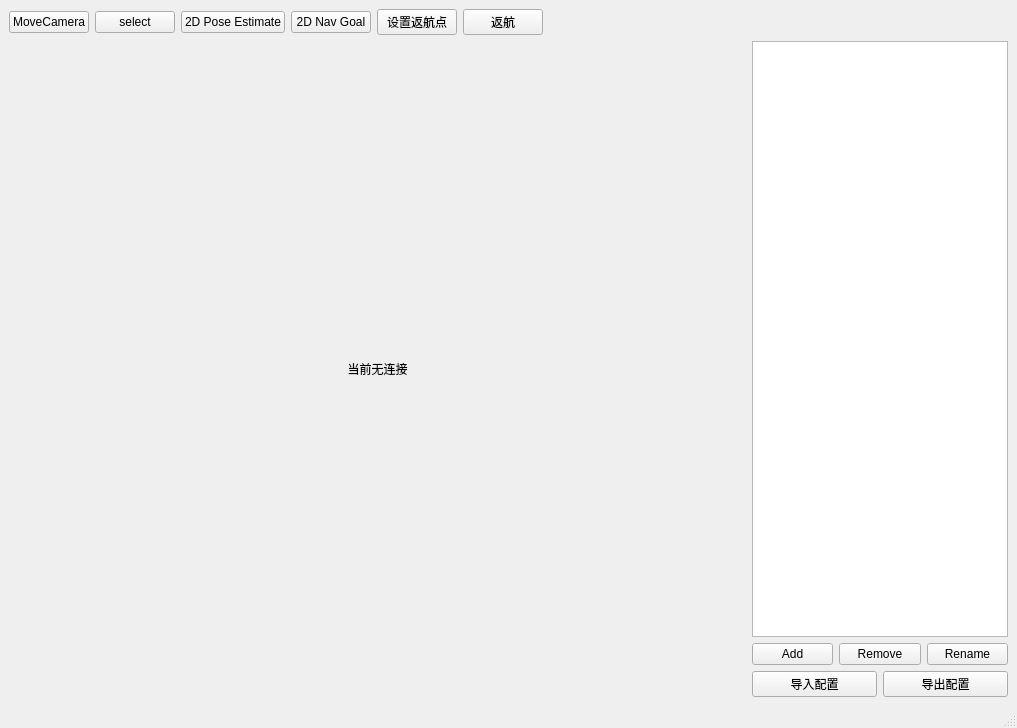
<?xml version="1.0" encoding="UTF-8"?>
<ui version="4.0">
 <class>PointCloud</class>
 <widget class="QMainWindow" name="PointCloud">
  <property name="geometry">
   <rect>
    <x>0</x>
    <y>0</y>
    <width>1017</width>
    <height>728</height>
   </rect>
  </property>
  <property name="windowTitle">
   <string>MainWindow</string>
  </property>
  <widget class="QWidget" name="layout">
   <layout class="QHBoxLayout" name="horizontalLayout_4">
    <item>
     <layout class="QGridLayout" name="gridLayout">
      <item row="0" column="0">
       <layout class="QHBoxLayout" name="horizontalLayout">
        <item>
         <widget class="QPushButton" name="moveCameraBtn">
          <property name="text">
           <string>MoveCamera</string>
          </property>
         </widget>
        </item>
        <item>
         <widget class="QPushButton" name="setSelectBtn">
          <property name="text">
           <string>select</string>
          </property>
         </widget>
        </item>
        <item>
         <widget class="QPushButton" name="setPosBtn">
          <property name="text">
           <string>2D Pose Estimate</string>
          </property>
         </widget>
        </item>
        <item>
         <widget class="QPushButton" name="setGoalBtn">
          <property name="text">
           <string>2D Nav Goal</string>
          </property>
         </widget>
        </item>
        <item>
         <widget class="QPushButton" name="setReturnBtn">
          <property name="text">
           <string>设置返航点</string>
          </property>
         </widget>
        </item>
        <item>
         <widget class="QPushButton" name="returnBtn">
          <property name="text">
           <string>返航</string>
          </property>
         </widget>
        </item>
        <item>
         <spacer name="horizontalSpacer">
          <property name="orientation">
           <enum>Qt::Horizontal</enum>
          </property>
          <property name="sizeHint" stdset="0">
           <size>
            <width>40</width>
            <height>20</height>
           </size>
          </property>
         </spacer>
        </item>
       </layout>
      </item>
      <item row="1" column="0">
       <layout class="QVBoxLayout" name="rviz_layout">
        <item>
         <widget class="QLabel" name="label_rviz_show">
          <property name="sizePolicy">
           <sizepolicy hsizetype="Expanding" vsizetype="Preferred">
            <horstretch>0</horstretch>
            <verstretch>0</verstretch>
           </sizepolicy>
          </property>
          <property name="text">
           <string>当前无连接</string>
          </property>
          <property name="alignment">
           <set>Qt::AlignCenter</set>
          </property>
         </widget>
        </item>
       </layout>
      </item>
      <item row="1" column="1">
       <layout class="QVBoxLayout" name="verticalLayout_2">
        <item>
         <widget class="QTreeView" name="rvizDisplayTree">
          <property name="sizePolicy">
           <sizepolicy hsizetype="Minimum" vsizetype="Expanding">
            <horstretch>0</horstretch>
            <verstretch>0</verstretch>
           </sizepolicy>
          </property>
         </widget>
        </item>
        <item>
         <layout class="QVBoxLayout" name="verticalLayout">
          <item>
           <layout class="QHBoxLayout" name="horizontalLayout_3">
            <item>
             <widget class="QPushButton" name="addTopicBtn">
              <property name="text">
               <string>Add</string>
              </property>
             </widget>
            </item>
            <item>
             <widget class="QPushButton" name="removeTopicBtn">
              <property name="text">
               <string>Remove</string>
              </property>
             </widget>
            </item>
            <item>
             <widget class="QPushButton" name="renameTopicBtn">
              <property name="text">
               <string>Rename</string>
              </property>
             </widget>
            </item>
           </layout>
          </item>
          <item>
           <layout class="QHBoxLayout" name="horizontalLayout_2">
            <item>
             <widget class="QPushButton" name="rvizReadSetBtn">
              <property name="text">
               <string>导入配置</string>
              </property>
             </widget>
            </item>
            <item>
             <widget class="QPushButton" name="rvizSaveSetBtn">
              <property name="text">
               <string>导出配置</string>
              </property>
             </widget>
            </item>
           </layout>
          </item>
         </layout>
        </item>
       </layout>
      </item>
     </layout>
    </item>
   </layout>
  </widget>
  <widget class="QMenuBar" name="menubar">
   <property name="geometry">
    <rect>
     <x>0</x>
     <y>0</y>
     <width>1017</width>
     <height>28</height>
    </rect>
   </property>
  </widget>
  <widget class="QStatusBar" name="statusBar"/>
 </widget>
 <resources/>
 <connections/>
</ui>
